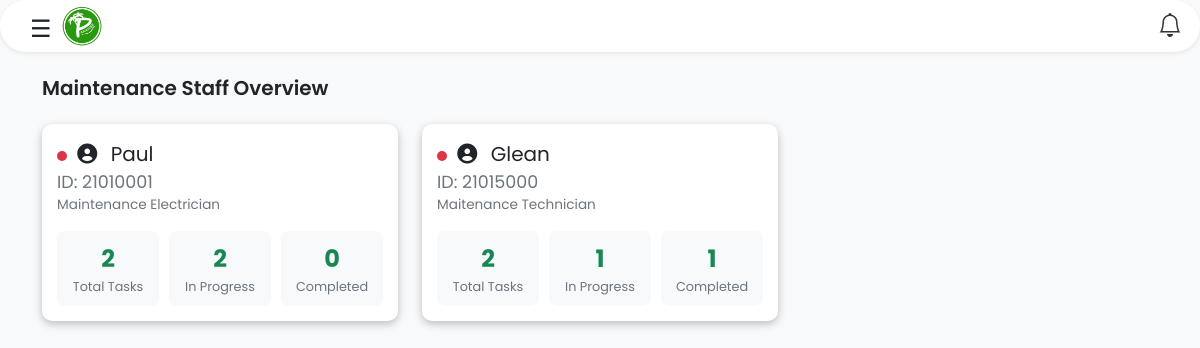
/maintenance-department/mainte-staff.php (signed in), run on the app's committed database.
### tables this page shows
CREATE TABLE `employee` (
  `emp_id` int(11) NOT NULL,
  `name` varchar(20) NOT NULL,
  `status` varchar(10) NOT NULL,
  `role` varchar(50) DEFAULT 'housekeeper'
);

### maintenance-department/mainte-staff.php (the view, shortened to what this page needs)
<?php
require_once '../database.php';
$staff_query = "SELECT
    la.username,
    la.is_online,
    e.name as employee_name,
    e.emp_id,
    e.role,
    COUNT(DISTINCT am.maintenance_request_id) as total_tasks,
    COUNT(DISTINCT CASE WHEN mr.status = 'Completed' THEN am.maintenance_request_id END) as completed_tasks,
    COUNT(DISTINCT CASE WHEN mr.status = 'In Progress' THEN am.maintenance_request_id END) as ongoing_tasks
    FROM login_accounts la
    LEFT JOIN employee e ON la.emp_id = e.emp_id
    LEFT JOIN assigned_maintenance am ON e.emp_id = am.emp_id
    LEFT JOIN maintenance_requests mr ON am.maintenance_request_id = mr.id
    WHERE la.user_type = 'Maintenance-Staff'
    GROUP BY la.username, la.is_online, e.name, e.emp_id, e.role";
$staff_result = $conn->query($staff_query);
?>
<!DOCTYPE html>
<html lang="en">
<head>
    <link href="https://cdnjs.cloudflare.com/ajax/libs/bootstrap/5.3.0/css/bootstrap.min.css" rel="stylesheet">
    <link rel="stylesheet" href="https://cdn.jsdelivr.net/npm/bootstrap-icons@1.3.0/font/bootstrap-icons.css">
    <link rel="stylesheet" href="style.css">
</head>
<body>
    <?php include 'nav.php'; ?>
    <div class="container mt-4">
        <h5 class="mb-4 fw-semibold mt-4">Maintenance Staff Overview</h5>
        <div class="row">
            <?php while ($staff = $staff_result->fetch_assoc()): ?>
                <div class="col-md-4">
                    <div class="staff-card card" onclick="viewCompletedTasks('<?php echo $staff['emp_id']; ?>')">
                        <div class="staff-info">
                            <div class="staff-name">
                                <span class="online-indicator <?php echo $staff['is_online'] ? 'online' : 'offline'; ?>"></span>
                                <i class="fas fa-user-circle me-2"></i>
                                <?php echo htmlspecialchars($staff['employee_name']); ?>
                                <small class="text-muted d-block">ID: <?php echo htmlspecialchars($staff['emp_id']); ?></small>
                                <small class="text-muted d-block" style="font-size: 0.85rem;"> <?php echo htmlspecialchars($staff['role']); ?></small>
                            </div>
                            <div class="task-stats">
                                <div class="stat-item">
                                    <div class="stat-number"><?php echo $staff['total_tasks']; ?></div>
                                    <div class="stat-label">Total Tasks</div>
                                </div>
                                <div class="stat-item">
                                    <div class="stat-number"><?php echo $staff['ongoing_tasks']; ?></div>
                                    <div class="stat-label">In Progress</div>
                                </div>
                                <div class="stat-item">
                                    <div class="stat-number"><?php echo $staff['completed_tasks']; ?></div>
                                    <div class="stat-label">Completed</div>
                                </div>
                            </div>
                        </div>
                    </div>
                </div>
            <?php endwhile; ?>
        </div>
    </div>
</body>
</html>

### maintenance-department/style.css (style rules this page uses)
body { margin: 0; font-family: 'Poppins', sans-serif; box-sizing: border-box; background-color: #f8f9fa; }
.card { border: none; border-radius: 10px; width: 100%; min-height: 230px; justify-content: center; box-shadow: rgba(0, 0, 0, 0.24) 0px 3px 8px; }
.staff-card { border: none; border-radius: 10px; box-shadow: rgba(0, 0, 0, 0.24) 0px 3px 8px; transition: all 0.3s ease; margin-bottom: 20px; min-height: 10%; }
.staff-info { padding: 15px; }
.task-stats { display: grid; grid-template-columns: repeat(3, 1fr); gap: 10px; margin-top: 15px; }
.stat-item { text-align: center; padding: 10px; border-radius: 8px; background-color: #f8f9fa; }
.stat-number { font-size: 1.5rem; font-weight: bold; color: #198754; }
.stat-label { font-size: 0.8rem; color: #6c757d; }
.staff-name { font-size: 1.25rem; color: #212529; margin-bottom: 10px; }
.online-indicator { width: 10px; height: 10px; border-radius: 50%; display: inline-block; margin-right: 5px; }
.online-indicator.offline { background-color: #dc3545; }

### maintenance-department/mainte-staff.php (style rules this page uses)
.staff-card { cursor: pointer; transition: transform 0.2s; }

### data on the page
employee: name "Paul", emp_id "21010001", role "Maintenance Electrician", total_tasks "2", ongoing_tasks "2", completed_tasks "0"
employee: name "Glean", emp_id "21015000", role "Maitenance Technician", total_tasks "2", ongoing_tasks "1", completed_tasks "1"
